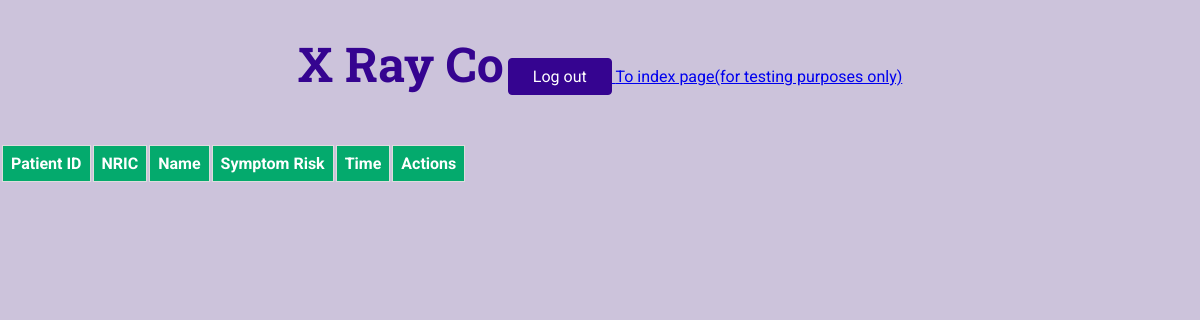
Page /DoctorHomepage/ on the earlier database version.
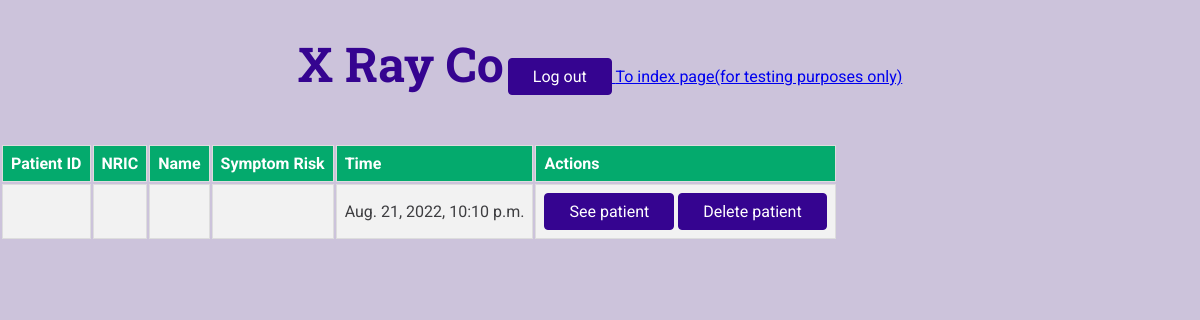
Same page on the later database version.
### website/models.py (models this page shows, shortened)
class Diagnosis(models.Model):
    D_PatientID = models.OneToOneField(CaseReport, on_delete=models.CASCADE)
    D_DateTime = models.DateTimeField(auto_now=True)
    D_EmployeeID = models.ForeignKey(Employee, on_delete=models.CASCADE)
    D_SymptomRisk = models.CharField(max_length=30)
    D_XRayRisk = models.CharField(max_length=30)
    D_CovidDiagnosis = models.CharField(max_length=50, blank=True, null=True)
    D_Medication = models.TextField(blank=True, null=True)

### website/views.py (the view)
# urls.py: path('DoctorHomepage/', views.DoctorHomepage),
def DoctorHomepage(request):
    all_patients = Diagnosis.objects.all()
    context = {'all_patients': all_patients}
    return render(request, 'website/DoctorHomepage.html', context)

### website/templates/website/DoctorHomepage.html (shortened to what this page needs)
{% extends 'website/base/base.html' %}
{% block body %}
    <table class="content-table">
        <tr>
            <th>Patient ID</th>
            <th>NRIC</th>
            <th>Name</th>
            <th>Symptom Risk</th>
            <th>Time</th>
            <th>Actions</th>
        </tr>
        {% for i in all_patients %}
            <tr>
                <td>{{i.D_PatientID.CR_PatientID.id}}</td>
                <td>{{i.D_PatientID.CR_PatientID.P_NRIC}}</td>
                <td>{{i.D_PatientID.CR_PatientID.P_Name}}</td>
                <td>{{i.D_SymptomRisk}}</td>
                <td>{{i.D_DateTime}}</td>
                <td>
                    <a href="/DoctorSeePatient/{{ i.D_PatientID.CR_PatientID.id }}"><button>See patient</button></a>
                    <a href= "/delete_dq_entry/{{ i.D_PatientID.CR_PatientID.id }}"><button>Delete patient</button></a>
                </td>
            </tr>
        {% endfor %}
    </table>
{% endblock %}

Differences in the rows shown:
added Diagnosis: D_DateTime "Aug. 21, 2022, 10:10 p.m."
